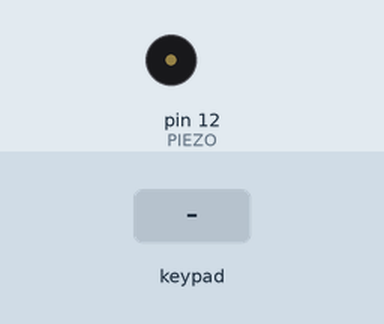
A sketch run on a simulated Arduino Uno, built with avr-gcc and run on an emulated ATmega328P. Parts: buzzer (waves = sounding). Wiring (inferred from the names in the program): 4×4 keypad: rows pin 8, pin 9, pin 10, pin 11; columns pin 4, pin 5, pin 6, pin 7. The test bench sets the inputs (shaded band).

Above: at 1.2 s.
1.3 s: key 'D' pressed
At 1.37 s:
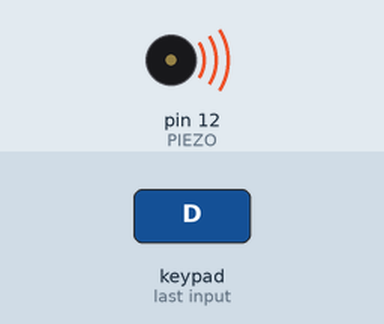
Timing chart, 0 to 4.3 s (numbered marks = the images above; inputs shaded):
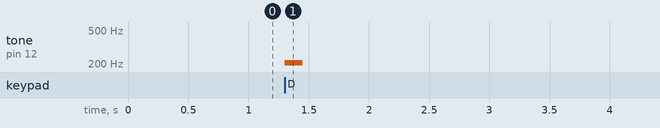

The sketch:

main.ino
```cpp
/**
 * teclado de membrana com piezo-eletronico
 *
 * mini-teclado de notas musicais
 *
 */

#define PIEZO 12

int lines[] = { 4, 5, 6, 7 };
int columns[] = { 8, 9, 10, 11 };

int keys[4][4] = {
  { 0, 246, 233, 220 },
  { 0, 207, 196, 185 },
  { 0, 174, 164, 155 },
  { 0, 146, 138, 130 }
};

int readKey() {

  int i, j;

  for( i = 0; i < 4; i++ ) {

    digitalWrite( columns[i], LOW );

    for( j = 0; j < 4; j++ ) {

      if( digitalRead( lines[j] ) == LOW ) {

          digitalWrite( columns[i], HIGH );

          return keys[i][j];

      }

    }

    digitalWrite( columns[i], HIGH );

  }

  return 0;

}

void setup() {

//  Serial.begin(57600);

	pinMode( PIEZO, OUTPUT );

	for( int i = 0; i < 4; i++ ) {

		pinMode( lines[i], INPUT_PULLUP );
		pinMode( columns[i], OUTPUT );

		digitalWrite( columns[i], HIGH );

	}

}

int last = 0;

void loop() {

	int f = readKey();

	if( f == 0 ) {

		noTone( PIEZO );

	} else {

		tone( PIEZO, f );

	}

	last = f;

}
```

Measured:
- after the input at 1.3 s, tone on pin 12 (PIEZO): silent → 207 Hz at once, → silent 0.15 s later
